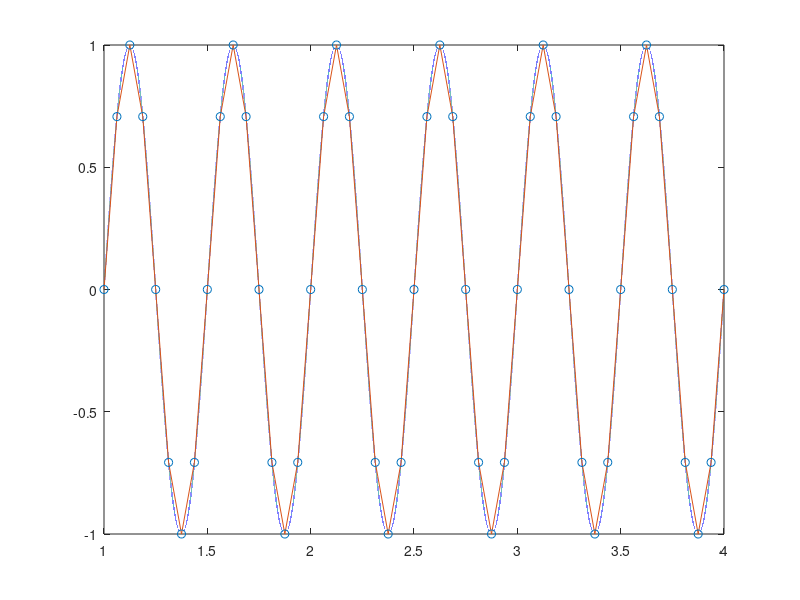

This figure's MATLAB source:
% Settings
tmax = 3;

% Original signal parameters
A = 1;
fn = 2;
w = 2 * pi * fn;
phase = 0;

% Original signal sampling (simulation of continous function)
fsoriginal = 196000;
toriginal = 1:1/fsoriginal:(tmax + 1);
yoriginal = A * sin(w * toriginal + phase);

% Sampled signal
fs = 8 * fn;
t = 1:1/fs:(tmax + 1);
y = A * sin(w * t + phase);

% Plot
plot(toriginal, yoriginal, t, y); % original continous signal
hold on;
scatter(t, y); % sampled signal
hold on;